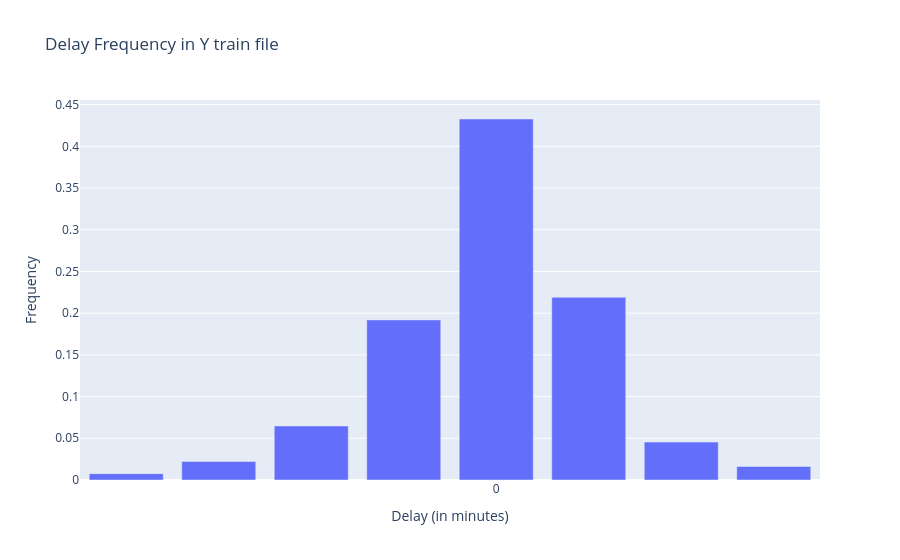

The code cell stored with this chart in its notebook:
### Code cell
# Get the frequency of each unique value of p0q0
target_counts = Y_train_clean.value_counts(normalize=True).sort_index()
target_df = pd.DataFrame({"p0q0": target_counts.index, "count": target_counts.values})

fig = px.bar(target_df, x="p0q0", y="count", title="Delay Frequency in Y train file",
             labels={"p0q0": "Delay (in minutes)", "count": "Frequency"})
fig.update_layout(xaxis=dict(dtick=10))
fig.show()

### Figure 1 — Plotly figure (JSON) as saved in the notebook; plotly's stock layout.template omitted (floating-point values rounded to 4 significant figures)
{"data": [{"hovertemplate": "Delay (in minutes)=%{x}<br>Frequency=%{y}<extra></extra>", "legendgroup": "", "marker": {"color": "#636efa", "pattern": {"shape": ""}}, "name": "", "orientation": "v", "showlegend": false, "textposition": "auto", "type": "bar", "x": [-4.0, -3.0, -2.0, -1.0, 0.0, 1.0, 2.0, 3.0], "xaxis": "x", "y": [0.007638, 0.02217, 0.06477, 0.1919, 0.4327, 0.219, 0.04551, 0.0162], "yaxis": "y"}], "layout": {"barmode": "relative", "legend": {"tracegroupgap": 0}, "title": {"text": "Delay Frequency in Y train file"}, "xaxis": {"anchor": "y", "domain": [0, 1], "dtick": 10, "title": {"text": "Delay (in minutes)"}}, "yaxis": {"anchor": "x", "domain": [0, 1], "title": {"text": "Frequency"}}}}
